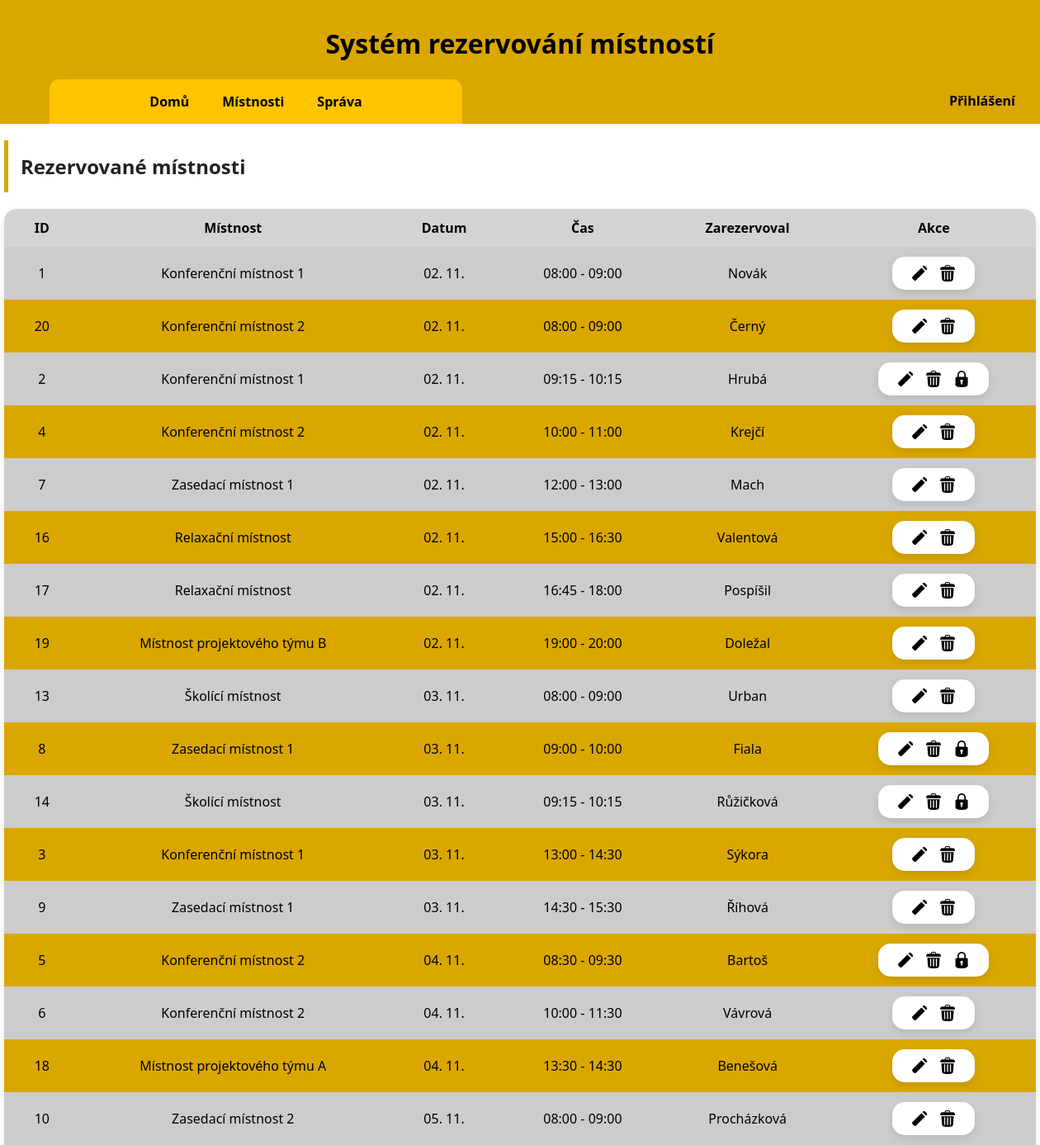
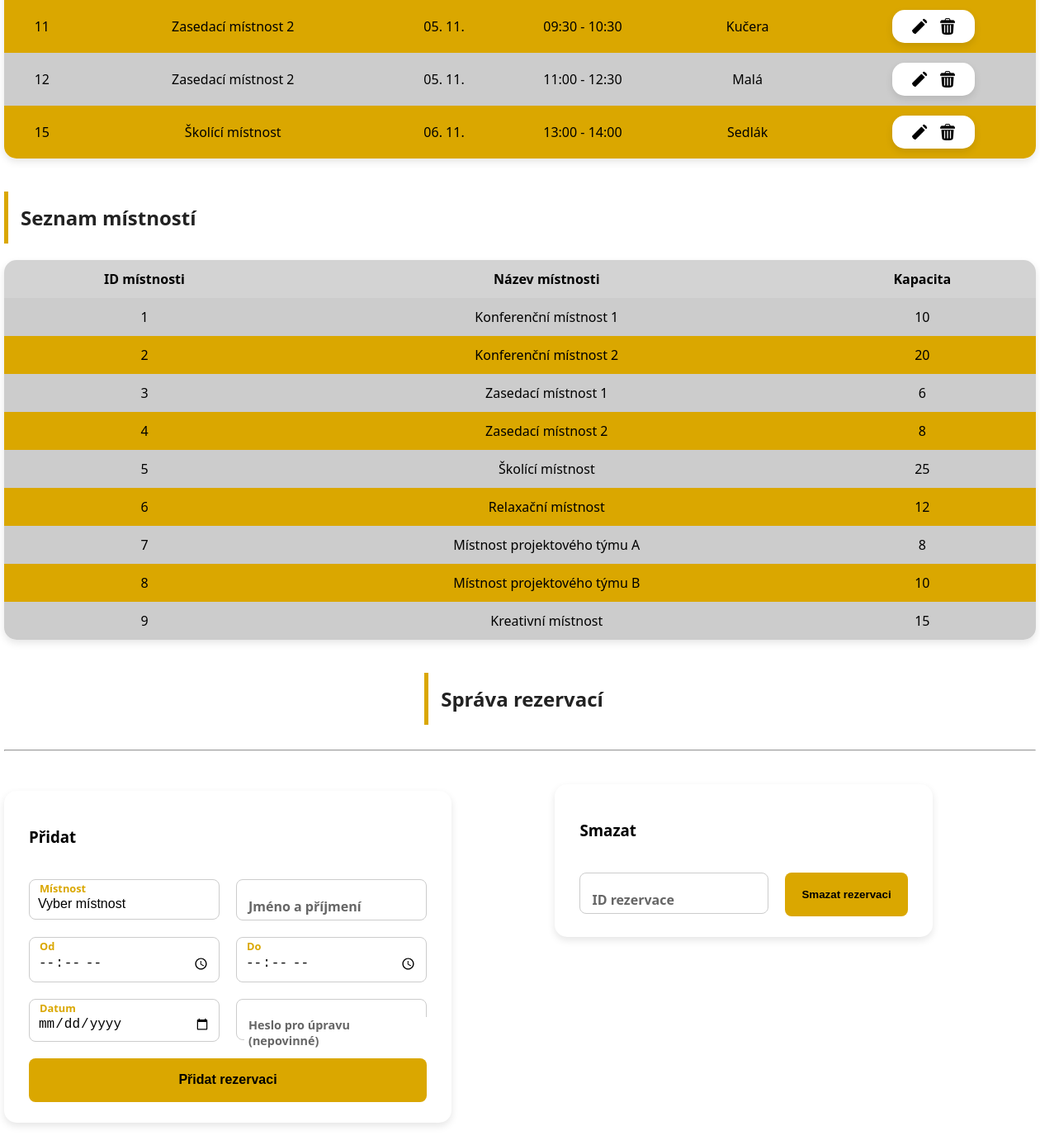
The page / on the database its author committed (2 pictures, top to bottom).
### tables this page shows
CREATE TABLE `rezervace` (
  `id` int(11) NOT NULL,
  `mistnost_id` int(11) NOT NULL,
  `jmeno_osoby` varchar(50) NOT NULL,
  `prijmeni_osoby` varchar(50) NOT NULL,
  `datum` date NOT NULL,
  `zacatek` time NOT NULL,
  `konec` time NOT NULL,
  `heslo` varchar(128) NOT NULL,
  `id_uzivatele` int(11) DEFAULT NULL
);

CREATE TABLE `mistnosti` (
  `id` int(11) NOT NULL,
  `nazev_mistnosti` varchar(100) NOT NULL,
  `kapacita` int(11) NOT NULL
);

### index.php (the view, shortened to what this page needs)
<?php
    include 'config/db.php';
?>
<!DOCTYPE html>
<html lang="en">
<head>
    <link rel="stylesheet" href="main.css">
</head>
<body>
    <header>
        <div id="header-top">
            <h1>Systém rezervování místností</h1>
            <?php
                if (isset($_SESSION['user_id'])) {
                    echo "<button onclick=\"odhlasit()\" id=\"login\">{$_SESSION['username']} (odhlásit)</button>";
                } else {
                    echo "<button onclick=\"prihlaseni()\" id=\"login\">Přihlášení</button>";
                }
            ?>
        </div>
        <nav>
            <a href="#rezervovane">Domů</a>
            <a href="#mistnosti">Místnosti</a>
            <a href="#rezervace">Správa</a>
        </nav>
    </header>
    <section>
    <section id="rezervovane">
        <h2>Rezervované místnosti</h2>
        <?php
            $reserved = 0;
            $stmt = $pdo->query("
                                SELECT
                                    rezervace.id,
                                    mistnosti.nazev_mistnosti,
                                    DATE_FORMAT(rezervace.datum, '%d. %m.') AS datum_formatted,
                                    rezervace.datum AS datum_iso,
                                    DATE_FORMAT(rezervace.zacatek, '%H:%i') AS zacatek,
                                    DATE_FORMAT(rezervace.konec, '%H:%i') AS konec,
                                    rezervace.prijmeni_osoby,
                                    rezervace.heslo
                                FROM rezervace
                                JOIN mistnosti ON rezervace.mistnost_id = mistnosti.id
                                ORDER BY rezervace.datum ASC, rezervace.zacatek ASC
                            ");
            $rezervace = $stmt->fetchAll(PDO::FETCH_ASSOC);
            if (count($rezervace) > 0) {
                echo "<table id='seznam_rez'>";
                echo "<tr>
                        <th>ID</th>
                        <th>Místnost</th>
                        <th>Datum</th>
                        <th>Čas</th>
                        <th>Zarezervoval</th>
                        <th>Akce</th>
                      </tr>";
                foreach ($rezervace as $rezervaceItem) {
                    $rowClass = ($reserved % 2 == 0) ? 'odd' : 'even';
                    echo "<tr class='{$rowClass}' id='rezervace" . $rezervaceItem['id'] . "' ";
                    $unlocked = $_SESSION['unlock'][0] && $rezervaceItem['id'] == $_SESSION['unlock'][1];
                    if ($unlocked){
                        echo "style='background: red; color: white;'";
                    }
                    echo "><td>" . htmlspecialchars($rezervaceItem['id']) . "</td>";
                    if ($unlocked){
                        echo "
                            <form method='POST' id='edit-form'>
                                <input type='hidden' name='edit-id' value='{$rezervaceItem['id']}'>
                                <td>
                                    <div class='floating-label' style='background: #ffffff; border-radius: 6px;'>
                                        <select name='edit-room' id='edit-room' required>";
                                            $stmt = $pdo->query("SELECT id, nazev_mistnosti FROM mistnosti");
                                            $mistnosti = $stmt->fetchAll(PDO::FETCH_ASSOC);
                                            foreach ($mistnosti as $m) {
                                                $selected = ($m['nazev_mistnosti'] === $rezervaceItem['nazev_mistnosti']) ? "selected" : "";
                                                echo "<option value='{$m['id']}' {$selected}>{$m['nazev_mistnosti']}</option>";
                                            }
                        echo           "</select>
                                    </div>
                                </td>
                                <td>
                                    <input type='date' name='edit-date' value='" . htmlspecialchars($rezervaceItem['datum_iso']) . "' required>
                                </td>
                                <td>
                                    <input type='time' name='edit-zacatek' value='" . htmlspecialchars($rezervaceItem['zacatek']) . "' required>
                                    <input type='time' name='edit-konec' value='" . htmlspecialchars($rezervaceItem['konec']) . "' required>
                                </td>
                                <td>" . htmlspecialchars($rezervaceItem['prijmeni_osoby']) . "</td>
                                <td>
                                    <div class='uprava' id='edit-unlocked'>
                                        <input type='submit' value=' ' name='send-edit' title='Potvrdit změny' id='send-edit'>
                                        <input type='submit' value=' ' name='cancel' title='Zrušit změny' id='cancel'>
                                        <input type='submit' value=" . $rezervaceItem['id'] . " name='deleteUnlocked' title='Smazat rezervaci' id='deleteUnlocked'>
                                    </div>
                                </td>
                            </form>
                        </tr>";
                    }else{
                        echo "<td>" . htmlspecialchars($rezervaceItem['nazev_mistnosti']) . "</td>
                            <td>" . htmlspecialchars($rezervaceItem['datum_formatted']) . "</td>
                            <td>" . htmlspecialchars($rezervaceItem['zacatek']) . " - " . htmlspecialchars($rezervaceItem['konec']) . "</td>
                            <td>" . htmlspecialchars($rezervaceItem['prijmeni_osoby']) . "</td>";
                        echo "<td>
                                <form method='POST' id='hide'>
                                <div class='uprava'>
                                    <input type='hidden' name='rez_id' value=" . $rezervaceItem['id'] . ">";
                                    if (!empty($rezervaceItem['heslo'])) {
                                        echo "<input type='submit' name='upravit-form' value=' ' title='Upravit' class='icons" . $rezervaceItem['id'] . "'>";
                                    } else {
                                        echo "<input type='submit' name='upravit-bez-hesla' value=' ' title='Upravit' class='icons" . $rezervaceItem['id'] . "'>";
                                    }
                                echo "<input type='submit' name='smazat-form' value='Smazat' title='Smazat'  class='icons" . $rezervaceItem['id'] . "'>";
                        if (!empty($rezervaceItem['heslo'])) {
                            $checkOwner = $pdo->prepare("SELECT id_uzivatele FROM rezervace WHERE id = ?");
                            $checkOwner->execute([$rezervaceItem['id']]);
                            $row = $checkOwner->fetch(PDO::FETCH_ASSOC);
                            $jeVlastnik = isset($_SESSION['user_id']) && $row && ($_SESSION['user_id'] == $row['id_uzivatele']);
                            if (!$jeVlastnik) {
                                echo "<input type='button' name='odemknout' value='Odemknout' title='Odemknout pro úpravy' onclick='unlock(" . $rezervaceItem['id'] . ")' id='" . $rezervaceItem['id'] . "'>
                                    <input type='text' name='unlock_rez' id='unlock_rez" . $rezervaceItem['id'] . "' style='display: none;' class='unlock_rez_class'>
                                    <input type='submit' name='unlockFR' value='' title='Odemknout' id='key" . $rezervaceItem['id'] . "' class='key' style='display: none;'>";
                            }
                        }
                        echo "</div></form></td></tr>";
                    }
                    $reserved++;
                }
                echo "</table>";
            } else {
                echo "<p>Žádné rezervace nebyly nalezeny.</p>";
            }
        ?>
    </section>
    <section id="mistnosti">
        <h2>Seznam místností</h2>
        <?php
            $rooms = 0;
            $stmt = $pdo->query("SELECT id, nazev_mistnosti, kapacita FROM mistnosti");
            $mistnosti = $stmt->fetchAll(PDO::FETCH_ASSOC);
            if (count($mistnosti) > 0) {
                echo "<table>";
                echo "<tr>
                        <th>ID místnosti</th>
                        <th>Název místnosti</th>
                        <th>Kapacita</th>
                      </tr>";
                foreach ($mistnosti as $mistnost) {
                    if ($rooms % 2 == 0) {
                        echo "<tr class='odd'>";
                    } else {
                        echo "<tr class='even'>";
                    }
                    echo "<td>" . htmlspecialchars($mistnost['id']) . "</td>";
                    echo "<td>" . htmlspecialchars($mistnost['nazev_mistnosti']) . "</td>";
                    echo "<td>" . htmlspecialchars($mistnost['kapacita']) . "</td>";
                    echo "</tr>";
                    $rooms++;
                }
                echo "</table>";
            } else {
                echo "<p>Žádné místnosti nebyly nalezeny.</p>";
            }
        ?>
    </section>
    <section id="rezervace">
        <h2>Správa rezervací</h2>
        <br><hr>
        <form method="POST" id="pridat">
            <h3>Přidat</h3>
            <div class="row">
                <div class="floating-label">
                    <select name="id_mistnosti" id="id_mistnosti" required>
                        <option value="" disabled selected>Vyber místnost</option>
                    </select>
                    <label for="id_mistnosti">Místnost</label>
                </div>
                <div class="floating-label">
                    <input type="text" name="jmeno" id="jmeno" placeholder=" " required>
                    <label for="jmeno">Jméno a příjmení</label>
                </div>
            </div>
            <div class="row">
                <div class="floating-label">
                    <input type="time" name="zacatek" id="zacatek" step="60" placeholder=" " required>
                    <label for="zacatek">Od</label>
                </div>
                <div class="floating-label">
                    <input type="time" name="konec" id="konec" step="60" placeholder=" " required>
                    <label for="konec">Do</label>
                </div>
            </div>
            <div class="row">
                <div class="floating-label">
                    <input type="date" name="datum" id="datum" placeholder=" " required>
                    <label for="datum">Datum</label>
                </div>
                <div class="floating-label" id="rez_pass_input">
                    <input type="text" name="heslo_rezervace" placeholder=" " id="heslo_rezervace">
                    <label for="heslo_rezervace">Heslo pro úpravu (nepovinné)</label>
                </div>
            </div>
            <div class="row">
                <div class="floating-label">
                    <input type="submit" value="Přidat rezervaci" name="pridat">
                </div>
            </div>
            </form>
            <form method="POST" id="smazat">
                <h3>Smazat</h3>
                <div class="row">
                    <div class="floating-label">
                        <input type="number" name="id" id="id" placeholder=" " required>
                        <label for="id">ID rezervace</label>
                    </div>
                    <input type="submit" value="Smazat rezervaci" name="smazat">
                </div>
            </form>
    </section>
    </section>
</body>
</html>

### rows shown on the page
rezervace: id "1", mistnost.nazev_mistnosti "Konferenční místnost 1", datum_formatted "02. 11.", zacatek "08:00", konec "09:00", prijmeni_osoby "Novák"
rezervace: id "20", mistnost.nazev_mistnosti "Konferenční místnost 2", datum_formatted "02. 11.", zacatek "08:00", konec "09:00", prijmeni_osoby "Černý"
rezervace: id "2", mistnost.nazev_mistnosti "Konferenční místnost 1", datum_formatted "02. 11.", zacatek "09:15", konec "10:15", prijmeni_osoby "Hrubá"
rezervace: id "4", mistnost.nazev_mistnosti "Konferenční místnost 2", datum_formatted "02. 11.", zacatek "10:00", konec "11:00", prijmeni_osoby "Krejčí"
rezervace: id "7", mistnost.nazev_mistnosti "Zasedací místnost 1", datum_formatted "02. 11.", zacatek "12:00", konec "13:00", prijmeni_osoby "Mach"
rezervace: id "16", mistnost.nazev_mistnosti "Relaxační místnost", datum_formatted "02. 11.", zacatek "15:00", konec "16:30", prijmeni_osoby "Valentová"
rezervace: id "17", mistnost.nazev_mistnosti "Relaxační místnost", datum_formatted "02. 11.", zacatek "16:45", konec "18:00", prijmeni_osoby "Pospíšil"
rezervace: id "19", mistnost.nazev_mistnosti "Místnost projektového týmu B", datum_formatted "02. 11.", zacatek "19:00", konec "20:00", prijmeni_osoby "Doležal"
rezervace: id "13", mistnost.nazev_mistnosti "Školící místnost", datum_formatted "03. 11.", zacatek "08:00", konec "09:00", prijmeni_osoby "Urban"
rezervace: id "8", mistnost.nazev_mistnosti "Zasedací místnost 1", datum_formatted "03. 11.", zacatek "09:00", konec "10:00", prijmeni_osoby "Fiala"
rezervace: id "14", mistnost.nazev_mistnosti "Školící místnost", datum_formatted "03. 11.", zacatek "09:15", konec "10:15", prijmeni_osoby "Růžičková"
rezervace: id "3", mistnost.nazev_mistnosti "Konferenční místnost 1", datum_formatted "03. 11.", zacatek "13:00", konec "14:30", prijmeni_osoby "Sýkora"
rezervace: id "9", mistnost.nazev_mistnosti "Zasedací místnost 1", datum_formatted "03. 11.", zacatek "14:30", konec "15:30", prijmeni_osoby "Říhová"
rezervace: id "5", mistnost.nazev_mistnosti "Konferenční místnost 2", datum_formatted "04. 11.", zacatek "08:30", konec "09:30", prijmeni_osoby "Bartoš"
rezervace: id "6", mistnost.nazev_mistnosti "Konferenční místnost 2", datum_formatted "04. 11.", zacatek "10:00", konec "11:30", prijmeni_osoby "Vávrová"
rezervace: id "18", mistnost.nazev_mistnosti "Místnost projektového týmu A", datum_formatted "04. 11.", zacatek "13:30", konec "14:30", prijmeni_osoby "Benešová"
rezervace: id "10", mistnost.nazev_mistnosti "Zasedací místnost 2", datum_formatted "05. 11.", zacatek "08:00", konec "09:00", prijmeni_osoby "Procházková"
rezervace: id "11", mistnost.nazev_mistnosti "Zasedací místnost 2", datum_formatted "05. 11.", zacatek "09:30", konec "10:30", prijmeni_osoby "Kučera"
rezervace: id "12", mistnost.nazev_mistnosti "Zasedací místnost 2", datum_formatted "05. 11.", zacatek "11:00", konec "12:30", prijmeni_osoby "Malá"
rezervace: id "15", mistnost.nazev_mistnosti "Školící místnost", datum_formatted "06. 11.", zacatek "13:00", konec "14:00", prijmeni_osoby "Sedlák"
mistnosti: id "1", nazev_mistnosti "Konferenční místnost 1", kapacita "10"
mistnosti: id "2", nazev_mistnosti "Konferenční místnost 2", kapacita "20"
mistnosti: id "3", nazev_mistnosti "Zasedací místnost 1", kapacita "6"
mistnosti: id "4", nazev_mistnosti "Zasedací místnost 2", kapacita "8"
mistnosti: id "5", nazev_mistnosti "Školící místnost", kapacita "25"
mistnosti: id "6", nazev_mistnosti "Relaxační místnost", kapacita "12"
mistnosti: id "7", nazev_mistnosti "Místnost projektového týmu A", kapacita "8"
mistnosti: id "8", nazev_mistnosti "Místnost projektového týmu B", kapacita "10"
mistnosti: id "9", nazev_mistnosti "Kreativní místnost", kapacita "15"
